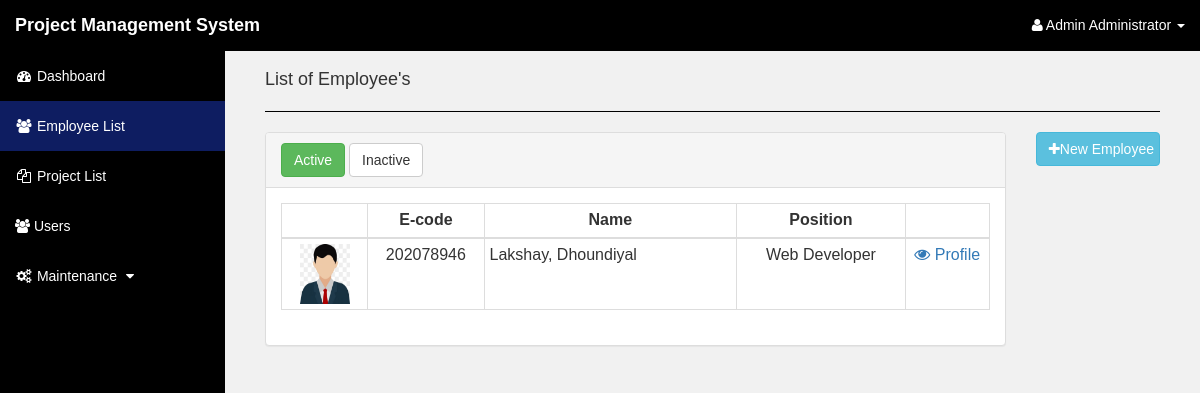
The page /pages/index.php?page=employee&io=1 (signed in) on the database its author committed.
### tables this page shows
CREATE TABLE `employee` (
  `eid` int(10) NOT NULL,
  `lastname` varchar(50) NOT NULL,
  `firstname` varchar(50) NOT NULL,
  `midname` varchar(50) NOT NULL,
  `bday` date NOT NULL,
  `contact_no` varchar(15) NOT NULL,
  `address` varchar(100) NOT NULL,
  `pid` int(10) NOT NULL,
  `status` varchar(30) NOT NULL,
  `gender` varchar(10) NOT NULL,
  `ecode` varchar(10) NOT NULL,
  `date_added` date NOT NULL DEFAULT current_timestamp(),
  `e_pic` varchar(100) NOT NULL,
  `io` int(5) NOT NULL
);

CREATE TABLE `position` (
  `pid` int(10) NOT NULL,
  `position` varchar(100) NOT NULL,
  `p_type` varchar(15) NOT NULL,
  `daily_rate` varchar(10) NOT NULL
);

### pages/index.php (the view, shortened to what this page needs)
<?php include '../includes/auth.php';
      include '../includes/header.php'; ?>
<!DOCTYPE html>
<html lang="en">
<body style="background-color:rgba(241, 241, 241, 0.9) !important">
    <div id="wrapper">
        <nav class="navbar navbar-inverse navbar-fixed-top" role="navigation">
            <div class="navbar-header">
                <a class="navbar-brand" href=""><b>Project Management System</b></a>
            </div>
            <ul class="nav navbar-right top-nav">
                <li class="dropdown">
                    <a href="#" class="dropdown-toggle" data-toggle="dropdown"><i class="fa fa-user"></i>
                <?php echo $_SESSION['NAME']?>
                    <b class="caret"></b></a>
                        </li>
                    </ul>
            <div class="collapse navbar-collapse navbar-ex1-collapse">
            <?php  include '../includes/sidebar.php'; ?>
            </div>
        </nav>
        <div id="page-wrapper">
            <div class="container-fluid">
<?php
$page = isset($_GET['page']) && !empty($_GET['page']) ? $_GET['page'] : 'home';
$pages = array('home','position','employee','employee_profile','division','project_list','project_detail','progress','update_progress','user_list','attendance','project_team');
if (!empty($page)) {
    if(in_array($page,$pages)) {
        $page .= '.php';
        include($page);
    }
    else {
        echo 'Page not found. Return
        <a href="index.php?page=home">home</a>';
    }
}
?>
            </div>
</body>
</html>

### pages/employee.php (shortened to what this page needs)
<div class="col-md-12">
	<h4>List of Employee's</h4>
<hr style="border-bottom:1px solid black"></hr>
</div>
<div class="col-lg-10">
	<div class="panel panel-default">
        <div class="panel-heading">
        <?php if($_GET['io'] == '1'){ $btn_class1 = 'class="btn btn-md btn-success"';} else{ $btn_class1 = 'class="btn btn-md btn-default"';} ?>
        <?php if($_GET['io'] == '2'){ $btn_class = 'class="btn btn-md btn-success"';} else{ $btn_class = 'class="btn btn-md btn-default"';} ?>
          <a href="index.php?page=employee&io=1" <?php echo $btn_class1 ?> > Active</a>
          <a href="index.php?page=employee&io=2" <?php echo $btn_class ?> > Inactive</a>
        </div>
        <div class="panel-body">
       <table id="emp" class="table table-bordered table-condensed">
    <thead>
      <tr id="heads">
        <th class="col-md-1 text-center"></th>
        <th class="col-md-1 text-center">E-code</th>
        <th class="col-md-3 text-center">Name</th>
        <th class="col-md-2 text-center">Position</th>
        <th class="col-md-1 text-center"></th>
      </tr>
    </thead>
    <tbody>
    <?php
    include '../includes/db.php';
      $query=  mysqli_query($conn, "SELECT *,CONCAT(lastname,', ',firstname,' ',midname) as name FROM employee natural join position where io = '".$_GET['io']."' and eid != 1 order by name ");
         while($row = mysqli_fetch_assoc($query)) {
         $id =$row['eid'];
         $eco= date("Y",strtotime($row['date_added'])).$row['ecode'];
    ?>
      <tr>
        <td style="text-transform:capitalize" class="text-center"><img src='../images/<?php echo $row["e_pic"]?>' width='50px' height='60px'></td>
        <td style="text-transform:capitalize" class="text-center"><?php echo $eco ?></td>
        <td style="text-transform:capitalize"><?php echo $row['name'] ?></td>
        <td style="text-transform:capitalize" class="text-center"><?php echo $row['position'] ?></td>
        <td style="text-transform:capitalize" class="text-center"><center><a href="index.php?page=employee_profile&id=<?php echo $id ?>" ><i class="fa fa-eye"></i> Profile</a></center></td>
       </tr>
      <?php
    }
      ?>
    </tbody>
  </table>
		</div>
	</div>
</div>
<div class="col-md-2">
	<a class="col-sm-12 btn btn-md btn-info"  href="#new_employee" data-toggle="modal"><center><i class="fa fa-plus"></i>New Employee</center></a>
</div>
 <?php   include '../includes/add_modal.php'; ?>

### asset/css/sb-admin.css (style rules this page uses)
body { margin-top: 100px; background-color: #222; }
@media (min-width:768px) { body { margin-top: 50px; } }
#wrapper { padding-left: 0; }
#page-wrapper { width: 100%; padding: 0; background-color: #fff; }
@media (min-width:768px) { #wrapper { padding-left: 225px; } }
@media (min-width:768px) { #page-wrapper { padding: 10px; } }
.top-nav { padding: 0 15px; }
.top-nav>li { display: inline-block; float:left; }
.top-nav>li>a { padding-top: 15px; padding-bottom: 15px; line-height: 20px; color: #999; }

### asset/css/styles.css (style rules this page uses)
#page-wrapper { min-height: 870px; }
.navbar-inverse { background-color:#000000 !important; border-color:#000000ce !important; }
* { box-sizing:border-box }
body { font-family: Verdana,sans-serif; }
.navbar-inverse .navbar-brand { color: #ffffff !important; }
#page-wrapper { background-color: rgb(241, 241, 241) !important; }
.top-nav>li>a { padding-top: 15px; padding-bottom: 15px; line-height: 20px; color: #fff; }

### pages/index.php (style rules this page uses)
#page-wrapper { background-color: rgb(241, 241, 241) !important; }

### rows shown on the page
employee: e_pic (placeholder picture), eco "202078946", name "Lakshay, Dhoundiyal", pid.position "Web Developer"

### other values the page prints
$_SESSION['NAME'] "Admin Administrator"
